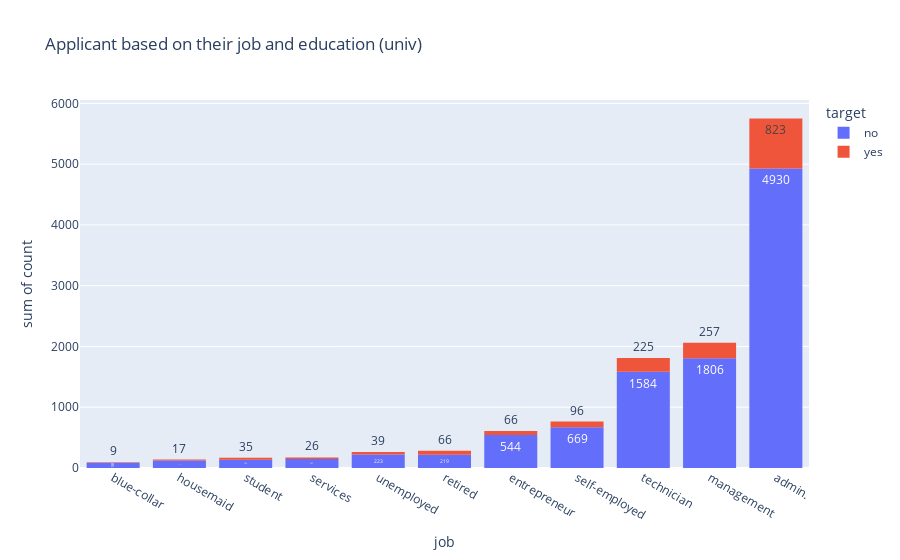

Write notebook code for a chart like this one.
### Code cell
univ_target = edujob_target[edujob_target['education']=='university.degree']
fig_uni = px.histogram(univ_target, x="job", y="count", color="target", text_auto="label",
                   title="Applicant based on their job and education (univ)")
fig_uni.update_layout(bargap=0.2)
fig_uni.update_xaxes(categoryorder="total ascending")
fig_uni.show()

### Figure 1 — Plotly figure (JSON) as saved in the notebook; plotly's stock layout.template omitted (floating-point values rounded to 4 significant figures)
{"data": [{"alignmentgroup": "True", "bingroup": "x", "histfunc": "sum", "hovertemplate": "target=no<br>job=%{x}<br>sum of count=%{y}<extra></extra>", "legendgroup": "no", "marker": {"color": "#636efa", "pattern": {"shape": ""}}, "name": "no", "offsetgroup": "no", "orientation": "v", "showlegend": true, "texttemplate": "%{value:label}", "type": "histogram", "x": ["admin.", "blue-collar", "entrepreneur", "housemaid", "management", "retired", "self-employed", "services", "student", "technician", "unemployed"], "xaxis": "x", "y": [4930, 85, 544, 122, 1806, 219, 669, 147, 135, 1584, 223], "yaxis": "y"}, {"alignmentgroup": "True", "bingroup": "x", "histfunc": "sum", "hovertemplate": "target=yes<br>job=%{x}<br>sum of count=%{y}<extra></extra>", "legendgroup": "yes", "marker": {"color": "#EF553B", "pattern": {"shape": ""}}, "name": "yes", "offsetgroup": "yes", "orientation": "v", "showlegend": true, "texttemplate": "%{value:label}", "type": "histogram", "x": ["admin.", "blue-collar", "entrepreneur", "housemaid", "management", "retired", "self-employed", "services", "student", "technician", "unemployed"], "xaxis": "x", "y": [823, 9, 66, 17, 257, 66, 96, 26, 35, 225, 39], "yaxis": "y"}], "layout": {"bargap": 0.2, "barmode": "relative", "legend": {"title": {"text": "target"}, "tracegroupgap": 0}, "title": {"text": "Applicant based on their job and education (univ)"}, "xaxis": {"anchor": "y", "categoryorder": "total ascending", "domain": [0, 1], "title": {"text": "job"}}, "yaxis": {"anchor": "x", "domain": [0, 1], "title": {"text": "sum of count"}}}}
